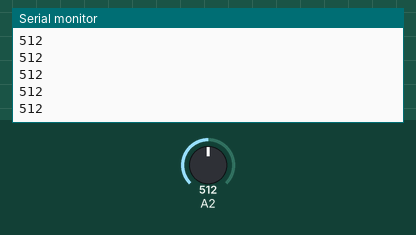
Bench run of a sketch on a simulated Arduino Uno, built with avr-gcc and run on an emulated ATmega328P. Shown: the last lines printed to the serial monitor. The test bench sets the inputs (shaded band); at power-on: A2 = 512.

Above: at 1.2 s.
1.3 s: A2 set to 716
At 1.31 s:
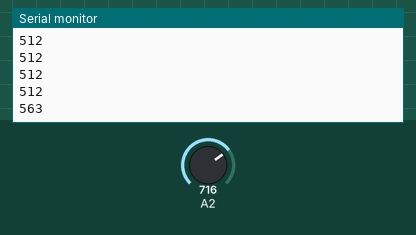
2.8 s: A2 set to 900
At 2.81 s:
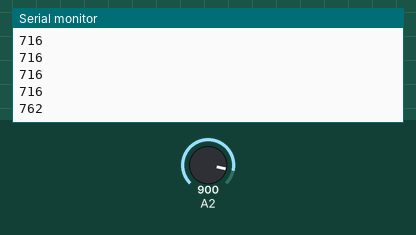
Timing chart, 0 to 5.8 s (numbered marks = the images above; inputs shaded):
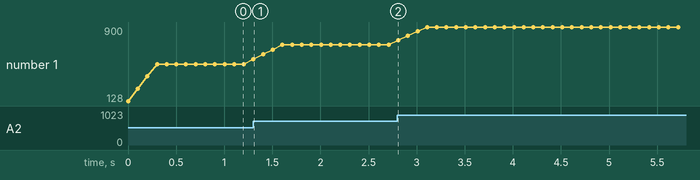

Measured:
- after the input at 1.3 s, the serial monitor: prints a new line at once (image 1)
- after the input at 2.8 s, the serial monitor: prints a new line at once (image 2)
- plotted number 1: 512 → 716 after the input at 1.3 s, 716 → 900 after the input at 2.8 s

The sketch:

Digital_Filtering_Moving_Avarage.ino
```cpp
// The moving average filter.

// Filter defines
#define FILTER_SIZE 4  // Number of samples to average

// Initialize variables for the filter
uint16_t filterValues[FILTER_SIZE];
uint8_t filterIndex = 0;
uint16_t filteredValue = 0;

void setup() {
  Serial.begin(9600);
}

void loop() {

  // Main loop
  while (1) {

      // Read an ADC value
      uint16_t adcValue = analogRead(2);

      // Update the filter values array
      filterValues[filterIndex] = adcValue;
      filterIndex = (filterIndex + 1) % FILTER_SIZE;

      // Calculate the moving average
      filteredValue = 0;
      for (uint8_t i = 0; i < FILTER_SIZE; i++) {
          filteredValue += filterValues[i];
      }
      filteredValue /= FILTER_SIZE;

      // Do something with the filtered value (e.g., output to LEDs, etc.)
      Serial.println(filteredValue);

      // Delay for a short time
      _delay_ms(100);
  }
}
```
